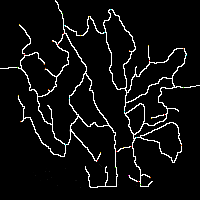
%> input picture MATLAB/Lekagul Roadways.bmp, 200 x 200 px
$ octave MC1map.m   (GNU Octave 9; MATLAB toolbox functions it lacks are replaced by stand-ins)
%> lines starting %> are read from the running program, lines starting %| are printed output that depends on the picture; in (x1, y1, x2, y2) boxes, pixels count from 0 and x2, y2 are one past the last pixel; in counts of white or black regions, pixels touching at a corner belong together; the program's own positions count from 1
[X, map] = imread('Lekagul Roadways.bmp');
%> X: size 200x200 uint8; min 0, max 35, mean 2.1
%> map = 256 rows, first 12: [0 0 0; 0.00392 0.00392 0.00392; 0.00784 0.00784 0.00784; 0.0118 0.0118 0.0118; 0.0196 0.0196 0.0196; 0.0235 0.0235 0.0235; 0.0314 0.0314 0.0314; 0.0353 0.0353 0.0353; 0.0549 0.0549 0.0549; 0.0627 0.0627 0.0627; 0.0667 0.0667 0.0667; 0.0706 0.0706 0.0706]
if ~isempty(map)
    img = ind2rgb(flipud(X),map);
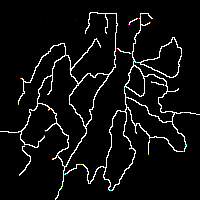
%> img: size 200x200x3 double; mean R, G, B 0.0578, 0.0577, 0.0573
end
image(img)
set(gca,'YDir','normal')

% 所要查找的点的r, g, b值
r_value = 1;
g_value = 0;
b_value = 0;
% image 的r, g, b三个分量图像
r = img(:, :, 1);
g = img(:, :, 2);
b = img(:, :, 3);
% 标示出图像image中红色点的位置为1,其它点为0,结果存放在index中
index_r = (abs(r - r_value) < 0.01);
%> index_r: size 200x200 logical; 5.7% white in thin lines or dots
index_g = (abs(g - g_value) < 0.01);
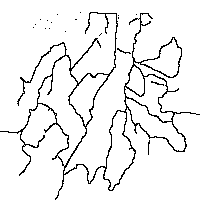
%> index_g: size 200x200 logical; 93.6% white; black in thin lines or dots
index_b = (abs(b - b_value) < 0.01);
%> index_b: size 200x200 logical; 93.7% white; black in thin lines or dots
index = index_r & index_g & index_b;
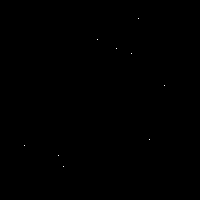
%> index: size 200x200 logical; 0.02% white in thin lines or dots, all inside (x1, y1, x2, y2) = (24, 18, 165, 167)
% 最终的红色点位置(x, y)坐标
[y, x] = find(index == 1);
%> y = [146; 156; 167; 40; 49; 54; 19; 140; 86]; x = [25; 59; 64; 98; 117; 132; 139; 150; 165]
for i = 1: length(x)
    fprintf('%d\t%d\n',x(i),y(i))
end
%> this loop made 9 passes
%| 25	146
%| 59	156
%| 64	167
%| 98	40
%| 117	49
%| 132	54
%| 139	19
%| 150	140
%> (further printed lines are left out)
